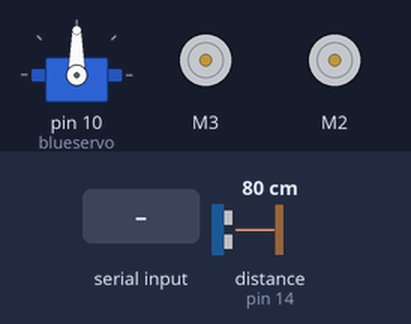
Simulated run of this sketch. Board: Arduino Uno, built with avr-gcc and run on an emulated ATmega328P. Parts: servo, 2 × DC motor (green arrow = forward, orange = backward, longer = faster). Inputs (shaded band) come from the test bench; at power-on: distance to the obstacle (sensor on pin 14) 80 cm. The echo pulse lasts 58.3 µs per cm.

Above: at 1.2 s.
1.3 s: "W" received over the second serial link
At 2.0 s:
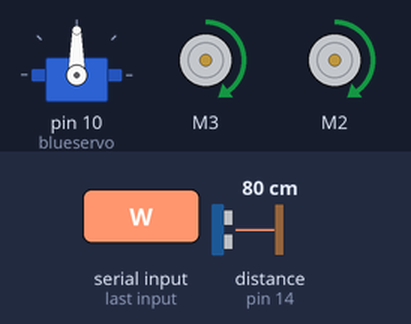
2.8 s: distance to the obstacle (sensor on pin 14) set to 22 cm
4.3 s: distance to the obstacle (sensor on pin 14) set to 19 cm
At 7.1 s:
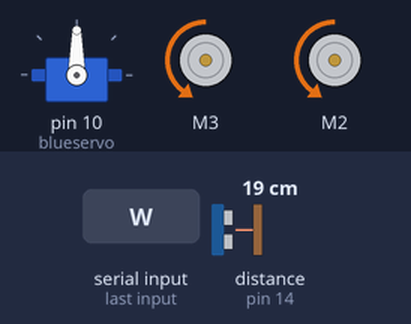
7.3 s: distance to the obstacle (sensor on pin 14) set to 35 cm
At 7.7 s:
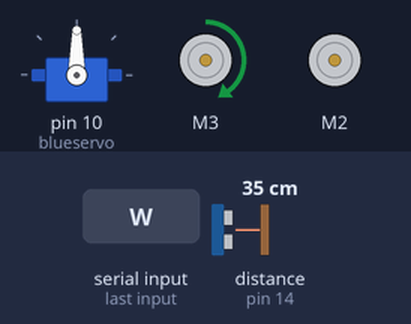
9.3 s: distance to the obstacle (sensor on pin 14) set to 2 cm
At 9.45 s:
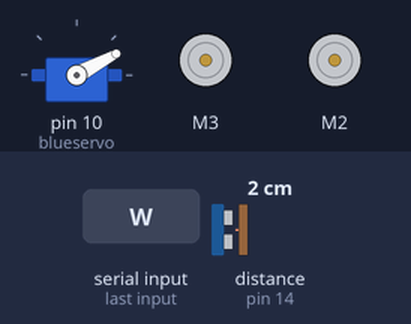
Timing chart, 0 to 13.3 s (numbered marks = the images above; inputs shaded):
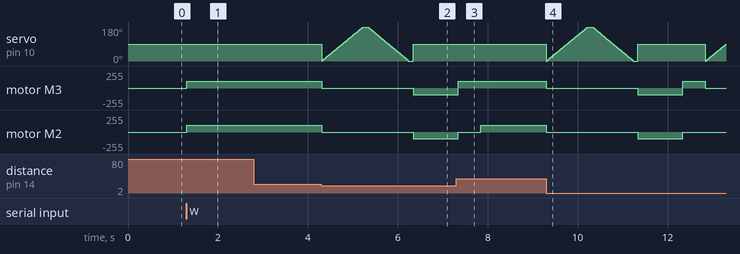

The sketch:

Purpose_Final.ino
```cpp
/***Author AkRoy
 * Date June 5, 2017
 * Program for bluetooth controlled and autonomous obstacle avoider robot
 * */

 #include<AFMotor.h>
 #include<Servo.h>
 #include<NewPing.h>
 #include<SoftwareSerial.h>

 #define Rx 11//define Rx and Tx pins of HC05
 #define Tx 12
 #define TRIGGER_PIN  15
 #define ECHO_PIN     14
 #define MAX_DISTANCE 1000
 //#define rightSW
 //#define leftSW

 //AF_DCMotor Motor1(1);
 //AF_DCMotor Motor2(2);
 AF_DCMotor Motor3(3);
 AF_DCMotor Motor4(2);
 Servo blueservo;
 NewPing DistanceSensor(TRIGGER_PIN, ECHO_PIN, MAX_DISTANCE);
 SoftwareSerial mySerial = SoftwareSerial(Rx,Tx);//Create an object mySerial

 int rightDistance;
 int leftDistance;
 int pos=90;
 //int rightSWincomingData;
 //int leftSWincomingData;
 //int incomingData;
   char mode = 'm';

void setup()
{   pinMode(Rx,INPUT);
    pinMode(Tx,OUTPUT);
    //pinMode(leftSW,  INPUT_PULLUP);
    //pinMode(rightSW, INPUT_PULLUP);
    mySerial.begin(9600);
    //Serial.begin(9600);
    blueservo.attach(10);
    blueservo.write(pos);
   }

void loop() {
    if(mySerial.available()>0){
        char command=mySerial.read();
        if(command=='W'){
            mode='a';
         }
        if(command=='V'){
            mode='m';
            Brake();
            pos=90;
            blueservo.write(pos);
        }
    }
    //Manual Mode
    if(mode=='m'){
      if(mySerial.available()>0){
        char command=mySerial.read();
        if(command=='F'){
            Forward();
         }
        if(command=='S'){
            Brake();
        }
        if(command=='L'){
            Left();
         }
        if(command=='R'){
            Right();
        }
        if(command=='B'){
            Backward();
        }
       }
      }

    //Automatic Mode
    else if(mode=='a'){
      Forward();
      int cm = DistanceSensor.ping_cm();
    //Serial.print("Distance: ");
    //Serial.print(cm);
    //Serial.println("cm");
    //delay(500);
    if(cm<=20){
      Brake();
      for (pos = 0; pos <= 180; pos += 1) { // goes from 0 degrees to 180 degrees
        blueservo.write(pos);               // tell servo to go to position in variable 'pos'
        delay(5);                         // waits 15ms for the servo to reach the position
      }
      //Read new distance from the right side
      leftDistance = DistanceSensor.ping_cm();
      delay(100);
      //Now look left
      for (pos = 180; pos >= 0; pos -= 1) { // goes from 180 degrees to 0 degrees
        blueservo.write(pos);               // tell servo to go to position in variable 'pos'
        delay(5);                         // waits 15ms for the servo to reach the position
      }
      //Read new distance from the left side
      rightDistance = DistanceSensor.ping_cm();
      delay(100);
      pos = 90; // look forward again
      blueservo.write(pos);

      if (leftDistance > rightDistance){
        Left();
        delay(500); // Change the time to make 90 deg. turn
      }
      else if (leftDistance < rightDistance){
        Right();
        delay(500);
      }
      else{ //that means that two distances are equal
        Backward();
        delay(1000);// Go back for 1 sec
        Left();   // and turn left
        delay(500);
      }
      }
      else{

    /**leftSWState = digitalRead(leftSW);
    rightSWState = digitalRead(rightSW);

    //Check for "contact"
    if (leftSWState == LOW){
      backward();
      delay(500);
      right();
      delay(400);
    }
    if (rightSWState == LOW){
      backward();
      delay(500);
      left();
      delay(400);
    }*/

    Forward();
  }
      }

    }


 void Forward(){
  //FORWARD
    //Motor1.setSpeed(200);
    //Motor2.setSpeed(255);
    Motor3.setSpeed(100);
    Motor4.setSpeed(100);
    //Motor1.run(FORWARD);
    //Motor2.run(FORWARD);
    Motor3.run(FORWARD);
    Motor4.run(FORWARD);
}


void Brake(){
  //BRAKE
    //Motor1.setSpeed(0);
    //Motor2.setSpeed(0);
    Motor3.setSpeed(0);
    Motor4.setSpeed(0);
    //Motor1.run(RELEASE);
    //Motor2.run(RELEASE);
    Motor3.run(RELEASE);
    Motor4.run(RELEASE);
  }

  void Right(){
    //Motor1.setSpeed(255);
    //Motor2.setSpeed(0);
    Motor3.setSpeed(0);
    Motor4.setSpeed(100);
    //Motor1.run(FORWARD);
    //Motor2.run(BRAKE);
    Motor4.run(FORWARD);
    Motor3.run(BRAKE);
    }

void Backward(){
  //BACKWARD
    //Motor1.setSpeed(200);
    //Motor2.setSpeed(255);
    Motor3.setSpeed(100);
    Motor4.setSpeed(100);
    //Motor1.run(BACKWARD);
    //Motor2.run(FORWARD);
    Motor3.run(BACKWARD);
    Motor4.run(BACKWARD);
}

void Left(){
    //Motor1.setSpeed(255);
    //Motor2.setSpeed(0);
    Motor3.setSpeed(100);
    Motor4.setSpeed(0);
    //Motor4.run(FORWARD);
    //Motor2.run(BRAKE);
    Motor3.run(FORWARD);
    Motor4.run(BRAKE);
    }
```

Measured:
- the behaviour switches between 21 and 20 cm on distance to the obstacle (sensor on pin 14) (found by bisection; images 1 and 2)
- after the input at 1.3 s, motor M3, motor M2: stopped → forward 100/255 at once
- after the input at 2.8 s, every drawn part: stays the same
- after the input at 4.3 s, motor M3, motor M2: forward 100/255 → stopped at once, → backward 100/255 2.0 s later
- after the input at 7.3 s, servo on pin 10 (blueservo): stops changing and stays 90°; motor M3: goes on until 7.3 s, then stays forward 100/255
- after the input at 9.3 s, motor M3: forward 100/255 → stopped at once, → backward 100/255 2.0 s later, → forward 100/255 1.0 s later, → stopped 0.50 s later; motor M2: forward 100/255 → stopped at once, → backward 100/255 2.0 s later, → stopped 1.0 s later
